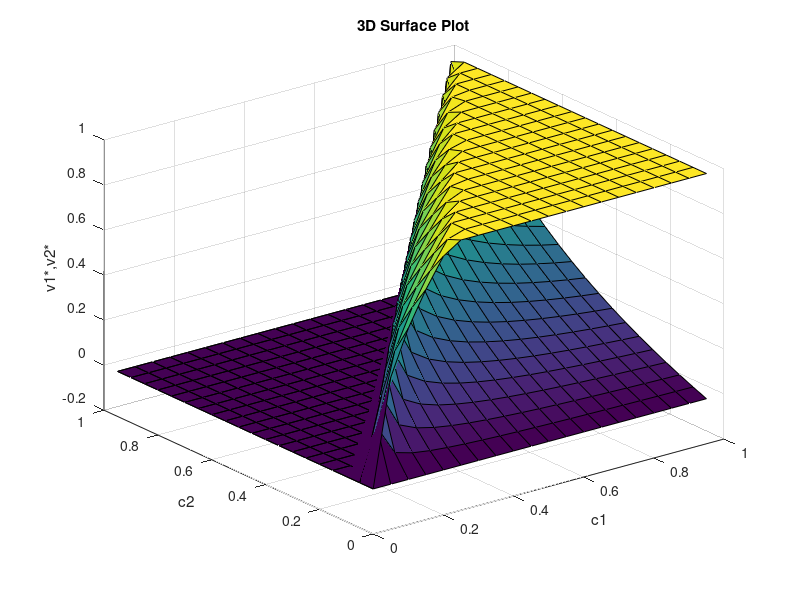

The MATLAB script that drew this image: (Note: this script raises an error after producing the figure.)
%F=x数值解
dc=0.05;
cs=0:dc:1-dc;
n=size(cs,2);
v1=zeros(n,n);
v2=zeros(n,n);
for i=1:n
    for j=i:n
        c1=cs(i);
        c2=cs(j);
        f=@(x) [2*(x(1)-x(2))^2-9*(1-x(1))*(c2-c1); x(1)*x(2)-c1];
        x0 = [0, 1]; % 初始猜测值
%options = optimoptions('fsolve','Display','iter'); % 设置选项以显示迭代过程
        [x, fval] = fsolve(f, x0);
        v1(i,j)=x(1);
        v2(i,j)=min(x(2),1);
    end
end
% 创建网格
[X, Y] = meshgrid(cs, cs);



% 绘制曲面图
surf(X, Y, v1)
hold on
surf(X,Y,v2)
xlabel('c1')
ylabel('c2')
zlabel('v1*,v2*')
title('3D Surface Plot')
colormap('parula')
hold off